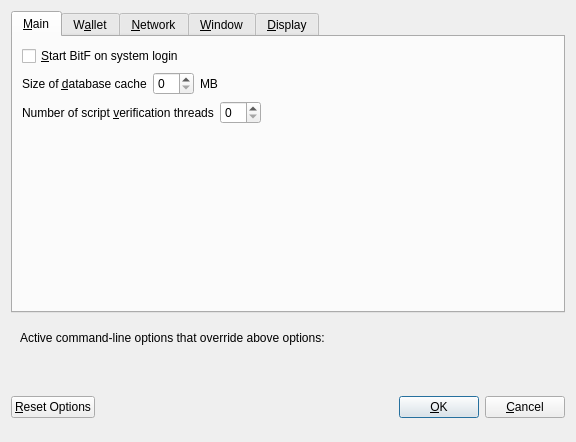
<?xml version="1.0" encoding="UTF-8"?>
<ui version="4.0">
 <class>OptionsDialog</class>
 <widget class="QDialog" name="OptionsDialog">
  <property name="geometry">
   <rect>
    <x>0</x>
    <y>0</y>
    <width>576</width>
    <height>442</height>
   </rect>
  </property>
  <property name="windowTitle">
   <string>Options</string>
  </property>
  <property name="modal">
   <bool>true</bool>
  </property>
  <layout class="QVBoxLayout" name="verticalLayout">
   <item>
    <widget class="QTabWidget" name="tabWidget">
     <property name="currentIndex">
      <number>0</number>
     </property>
     <widget class="QWidget" name="tabMain">
      <attribute name="title">
       <string>&amp;Main</string>
      </attribute>
      <layout class="QVBoxLayout" name="verticalLayout_Main">
       <item>
        <widget class="QCheckBox" name="bitcoinAtStartup">
         <property name="toolTip">
          <string>Automatically start BitF after logging in to the system.</string>
         </property>
         <property name="text">
          <string>&amp;Start BitF on system login</string>
         </property>
        </widget>
       </item>
       <item>
        <layout class="QHBoxLayout" name="horizontalLayout_2_Main">
         <item>
          <widget class="QLabel" name="databaseCacheLabel">
           <property name="text">
            <string>Size of &amp;database cache</string>
           </property>
           <property name="textFormat">
            <enum>Qt::PlainText</enum>
           </property>
           <property name="buddy">
            <cstring>databaseCache</cstring>
           </property>
          </widget>
         </item>
         <item>
          <widget class="QSpinBox" name="databaseCache"/>
         </item>
         <item>
          <widget class="QLabel" name="databaseCacheUnitLabel">
           <property name="text">
            <string>MB</string>
           </property>
           <property name="textFormat">
            <enum>Qt::PlainText</enum>
           </property>
          </widget>
         </item>
         <item>
          <spacer name="horizontalSpacer_2_Main">
           <property name="orientation">
            <enum>Qt::Horizontal</enum>
           </property>
           <property name="sizeHint" stdset="0">
            <size>
             <width>40</width>
             <height>20</height>
            </size>
           </property>
          </spacer>
         </item>
        </layout>
       </item>
       <item>
        <layout class="QHBoxLayout" name="horizontalLayout_3_Main">
         <item>
          <widget class="QLabel" name="threadsScriptVerifLabel">
           <property name="text">
            <string>Number of script &amp;verification threads</string>
           </property>
           <property name="textFormat">
            <enum>Qt::PlainText</enum>
           </property>
           <property name="buddy">
            <cstring>threadsScriptVerif</cstring>
           </property>
          </widget>
         </item>
         <item>
          <widget class="QSpinBox" name="threadsScriptVerif">
           <property name="toolTip">
            <string>(0 = auto, &lt;0 = leave that many cores free)</string>
           </property>
          </widget>
         </item>
         <item>
          <spacer name="horizontalSpacer_3_Main">
           <property name="orientation">
            <enum>Qt::Horizontal</enum>
           </property>
           <property name="sizeHint" stdset="0">
            <size>
             <width>40</width>
             <height>20</height>
            </size>
           </property>
          </spacer>
         </item>
        </layout>
       </item>
       <item>
        <spacer name="verticalSpacer_2">
         <property name="orientation">
          <enum>Qt::Vertical</enum>
         </property>
         <property name="sizeHint" stdset="0">
          <size>
           <width>20</width>
           <height>40</height>
          </size>
         </property>
        </spacer>
       </item>
      </layout>
     </widget>
     <widget class="QWidget" name="tabWallet">
      <attribute name="title">
       <string>W&amp;allet</string>
      </attribute>
      <layout class="QVBoxLayout" name="verticalLayout_Wallet">
       <item>
        <layout class="QHBoxLayout" name="horizontalLayout_2_Wallet">
         <item>
          <widget class="QLabel" name="labelStakeSplitThresholdText">
           <property name="text">
            <string>Stake split threshold:</string>
           </property>
          </widget>
         </item>
         <item>
          <widget class="QSpinBox" name="spinBoxStakeSplitThreshold">
           <property name="minimum">
            <number>1</number>
           </property>
           <property name="maximum">
            <number>999999</number>
           </property>
          </widget>
         </item>
        </layout>
       </item>
       <item>
        <widget class="QGroupBox" name="groupBox">
         <property name="title">
          <string>Expert</string>
         </property>
         <layout class="QVBoxLayout" name="verticalLayout_2">
          <item>
           <widget class="QCheckBox" name="coinControlFeatures">
            <property name="toolTip">
             <string>Whether to show coin control features or not.</string>
            </property>
            <property name="text">
             <string>Enable coin &amp;control features</string>
            </property>
           </widget>
          </item>
          <item>
           <widget class="QCheckBox" name="showMasternodesTab">
            <property name="toolTip">
             <string>Show additional tab listing all your masternodes in first sub-tab&lt;br/&gt;and all masternodes on the network in second sub-tab.</string>
            </property>
            <property name="text">
             <string>Show Masternodes Tab</string>
            </property>
           </widget>
          </item>
          <item>
           <widget class="QCheckBox" name="spendZeroConfChange">
            <property name="toolTip">
             <string>If you disable the spending of unconfirmed change, the change from a transaction&lt;br/&gt;cannot be used until that transaction has at least one confirmation.&lt;br/&gt;This also affects how your balance is computed.</string>
            </property>
            <property name="text">
             <string>&amp;Spend unconfirmed change</string>
            </property>
           </widget>
          </item>
         </layout>
        </widget>
       </item>
       <item>
        <spacer name="verticalSpacer_Wallet">
         <property name="orientation">
          <enum>Qt::Vertical</enum>
         </property>
         <property name="sizeHint" stdset="0">
          <size>
           <width>20</width>
           <height>40</height>
          </size>
         </property>
        </spacer>
       </item>
      </layout>
     </widget>
     <widget class="QWidget" name="tabNetwork">
      <attribute name="title">
       <string>&amp;Network</string>
      </attribute>
      <layout class="QVBoxLayout" name="verticalLayout_Network">
       <item>
        <widget class="QCheckBox" name="mapPortUpnp">
         <property name="toolTip">
          <string>Automatically open the BitF client port on the router. This only works when your router supports UPnP and it is enabled.</string>
         </property>
         <property name="text">
          <string>Map port using &amp;UPnP</string>
         </property>
        </widget>
       </item>
       <item>
        <widget class="QCheckBox" name="allowIncoming">
         <property name="toolTip">
          <string>Accept connections from outside</string>
         </property>
         <property name="text">
          <string>Allow incoming connections</string>
         </property>
        </widget>
       </item>
       <item>
        <widget class="QCheckBox" name="connectSocks">
         <property name="toolTip">
          <string>Connect to the BitF network through a SOCKS5 proxy.</string>
         </property>
         <property name="text">
          <string>&amp;Connect through SOCKS5 proxy (default proxy):</string>
         </property>
        </widget>
       </item>
       <item>
        <layout class="QHBoxLayout" name="horizontalLayout_1_Network">
         <item>
          <widget class="QLabel" name="proxyIpLabel">
           <property name="text">
            <string>Proxy &amp;IP:</string>
           </property>
           <property name="textFormat">
            <enum>Qt::PlainText</enum>
           </property>
           <property name="buddy">
            <cstring>proxyIp</cstring>
           </property>
          </widget>
         </item>
         <item>
          <widget class="QValidatedLineEdit" name="proxyIp">
           <property name="minimumSize">
            <size>
             <width>140</width>
             <height>0</height>
            </size>
           </property>
           <property name="maximumSize">
            <size>
             <width>140</width>
             <height>16777215</height>
            </size>
           </property>
           <property name="toolTip">
            <string>IP address of the proxy (e.g. IPv4: 127.0.0.1 / IPv6: ::1)</string>
           </property>
          </widget>
         </item>
         <item>
          <widget class="QLabel" name="proxyPortLabel">
           <property name="text">
            <string>&amp;Port:</string>
           </property>
           <property name="textFormat">
            <enum>Qt::PlainText</enum>
           </property>
           <property name="buddy">
            <cstring>proxyPort</cstring>
           </property>
          </widget>
         </item>
         <item>
          <widget class="QLineEdit" name="proxyPort">
           <property name="minimumSize">
            <size>
             <width>55</width>
             <height>0</height>
            </size>
           </property>
           <property name="maximumSize">
            <size>
             <width>55</width>
             <height>16777215</height>
            </size>
           </property>
           <property name="toolTip">
            <string>Port of the proxy (e.g. 9050)</string>
           </property>
          </widget>
         </item>
         <item>
          <spacer name="horizontalSpacer_1_Network">
           <property name="orientation">
            <enum>Qt::Horizontal</enum>
           </property>
           <property name="sizeHint" stdset="0">
            <size>
             <width>40</width>
             <height>20</height>
            </size>
           </property>
          </spacer>
         </item>
        </layout>
       </item>
       <item>
        <spacer name="verticalSpacer_Network">
         <property name="orientation">
          <enum>Qt::Vertical</enum>
         </property>
         <property name="sizeHint" stdset="0">
          <size>
           <width>20</width>
           <height>40</height>
          </size>
         </property>
        </spacer>
       </item>
      </layout>
     </widget>
     <widget class="QWidget" name="tabWindow">
      <attribute name="title">
       <string>&amp;Window</string>
      </attribute>
      <layout class="QVBoxLayout" name="verticalLayout_Window">
       <item>
        <widget class="QCheckBox" name="minimizeToTray">
         <property name="toolTip">
          <string>Show only a tray icon after minimizing the window.</string>
         </property>
         <property name="text">
          <string>&amp;Minimize to the tray instead of the taskbar</string>
         </property>
        </widget>
       </item>
       <item>
        <widget class="QCheckBox" name="minimizeOnClose">
         <property name="toolTip">
          <string>Minimize instead of exit the application when the window is closed. When this option is enabled, the application will be closed only after selecting Quit in the menu.</string>
         </property>
         <property name="text">
          <string>M&amp;inimize on close</string>
         </property>
        </widget>
       </item>
       <item>
        <spacer name="verticalSpacer_Window">
         <property name="orientation">
          <enum>Qt::Vertical</enum>
         </property>
         <property name="sizeHint" stdset="0">
          <size>
           <width>20</width>
           <height>40</height>
          </size>
         </property>
        </spacer>
       </item>
      </layout>
     </widget>
     <widget class="QWidget" name="tabDisplay">
      <attribute name="title">
       <string>&amp;Display</string>
      </attribute>
      <layout class="QVBoxLayout" name="verticalLayout_Display">
       <item>
        <layout class="QHBoxLayout" name="horizontalLayout_1_Display">
         <item>
          <widget class="QLabel" name="langLabel">
           <property name="text">
            <string>User Interface &amp;language:</string>
           </property>
           <property name="textFormat">
            <enum>Qt::PlainText</enum>
           </property>
           <property name="buddy">
            <cstring>lang</cstring>
           </property>
          </widget>
         </item>
         <item>
          <widget class="QValueComboBox" name="lang">
           <property name="toolTip">
            <string>The user interface language can be set here. This setting will take effect after restarting BitF.</string>
           </property>
          </widget>
         </item>
        </layout>
       </item>
       <item>
        <widget class="Line" name="line">
         <property name="orientation">
          <enum>Qt::Horizontal</enum>
         </property>
        </widget>
       </item>
       <item>
        <layout class="QHBoxLayout" name="horizontalLayout_2_Display">
         <item>
          <widget class="QLabel" name="unitLabel">
           <property name="text">
            <string>&amp;Unit to show amounts in:</string>
           </property>
           <property name="textFormat">
            <enum>Qt::PlainText</enum>
           </property>
           <property name="buddy">
            <cstring>unit</cstring>
           </property>
          </widget>
         </item>
         <item>
          <widget class="QValueComboBox" name="unit">
           <property name="toolTip">
            <string>Choose the default subdivision unit to show in the interface and when sending coins.</string>
           </property>
          </widget>
         </item>
        </layout>
       </item>
       <item>
        <layout class="QHBoxLayout" name="horizontalLayout_5_Display">
         <item>
          <widget class="QLabel" name="digitsLabel">
           <property name="text">
            <string>Decimal digits</string>
           </property>
          </widget>
         </item>
         <item>
          <widget class="QValueComboBox" name="digits"/>
         </item>
        </layout>
       </item>
       <item>
        <layout class="QHBoxLayout" name="horizontalLayout_3_Display">
         <item>
          <widget class="QLabel" name="thirdPartyTxUrlsLabel">
           <property name="toolTip">
            <string>Third party URLs (e.g. a block explorer) that appear in the transactions tab as context menu items. %s in the URL is replaced by transaction hash. Multiple URLs are separated by vertical bar |.</string>
           </property>
           <property name="text">
            <string>Third party transaction URLs</string>
           </property>
           <property name="buddy">
            <cstring>thirdPartyTxUrls</cstring>
           </property>
          </widget>
         </item>
         <item>
          <widget class="QLineEdit" name="thirdPartyTxUrls">
           <property name="toolTip">
            <string>Third party URLs (e.g. a block explorer) that appear in the transactions tab as context menu items. %s in the URL is replaced by transaction hash. Multiple URLs are separated by vertical bar |.</string>
           </property>
          </widget>
         </item>
        </layout>
       </item>
       <item>
        <spacer name="verticalSpacer">
         <property name="orientation">
          <enum>Qt::Vertical</enum>
         </property>
         <property name="sizeHint" stdset="0">
          <size>
           <width>20</width>
           <height>40</height>
          </size>
         </property>
        </spacer>
       </item>
      </layout>
     </widget>
    </widget>
   </item>
   <item>
    <widget class="QFrame" name="frame">
     <layout class="QVBoxLayout" name="verticalLayout_Bottom">
      <item>
       <layout class="QHBoxLayout" name="horizontalLayout_Bottom">
        <item>
         <widget class="QLabel" name="overriddenByCommandLineInfoLabel">
          <property name="text">
           <string>Active command-line options that override above options:</string>
          </property>
          <property name="textFormat">
           <enum>Qt::PlainText</enum>
          </property>
         </widget>
        </item>
        <item>
         <spacer name="horizontalSpacer_Bottom">
          <property name="orientation">
           <enum>Qt::Horizontal</enum>
          </property>
          <property name="sizeHint" stdset="0">
           <size>
            <width>40</width>
            <height>20</height>
           </size>
          </property>
         </spacer>
        </item>
       </layout>
      </item>
      <item>
       <widget class="QLabel" name="overriddenByCommandLineLabel">
        <property name="text">
         <string/>
        </property>
        <property name="textFormat">
         <enum>Qt::PlainText</enum>
        </property>
        <property name="wordWrap">
         <bool>true</bool>
        </property>
       </widget>
      </item>
     </layout>
    </widget>
   </item>
   <item>
    <layout class="QHBoxLayout" name="horizontalLayout_Buttons">
     <item>
      <widget class="QPushButton" name="resetButton">
       <property name="toolTip">
        <string>Reset all client options to default.</string>
       </property>
       <property name="text">
        <string>&amp;Reset Options</string>
       </property>
       <property name="autoDefault">
        <bool>false</bool>
       </property>
      </widget>
     </item>
     <item>
      <spacer name="horizontalSpacer_1">
       <property name="orientation">
        <enum>Qt::Horizontal</enum>
       </property>
       <property name="sizeHint" stdset="0">
        <size>
         <width>40</width>
         <height>48</height>
        </size>
       </property>
      </spacer>
     </item>
     <item>
      <widget class="QLabel" name="statusLabel">
       <property name="minimumSize">
        <size>
         <width>200</width>
         <height>0</height>
        </size>
       </property>
       <property name="font">
        <font>
         <weight>75</weight>
         <bold>true</bold>
        </font>
       </property>
       <property name="text">
        <string/>
       </property>
       <property name="textFormat">
        <enum>Qt::PlainText</enum>
       </property>
       <property name="wordWrap">
        <bool>true</bool>
       </property>
      </widget>
     </item>
     <item>
      <spacer name="horizontalSpacer_2">
       <property name="orientation">
        <enum>Qt::Horizontal</enum>
       </property>
       <property name="sizeHint" stdset="0">
        <size>
         <width>40</width>
         <height>48</height>
        </size>
       </property>
      </spacer>
     </item>
     <item>
      <widget class="QPushButton" name="okButton">
       <property name="text">
        <string>&amp;OK</string>
       </property>
       <property name="autoDefault">
        <bool>false</bool>
       </property>
       <property name="default">
        <bool>true</bool>
       </property>
      </widget>
     </item>
     <item>
      <widget class="QPushButton" name="cancelButton">
       <property name="text">
        <string>&amp;Cancel</string>
       </property>
       <property name="autoDefault">
        <bool>false</bool>
       </property>
      </widget>
     </item>
    </layout>
   </item>
  </layout>
 </widget>
 <customwidgets>
  <customwidget>
   <class>QValidatedLineEdit</class>
   <extends>QLineEdit</extends>
   <header>qvalidatedlineedit.h</header>
  </customwidget>
  <customwidget>
   <class>QValueComboBox</class>
   <extends>QComboBox</extends>
   <header>qvaluecombobox.h</header>
  </customwidget>
 </customwidgets>
 <resources/>
 <connections/>
</ui>
